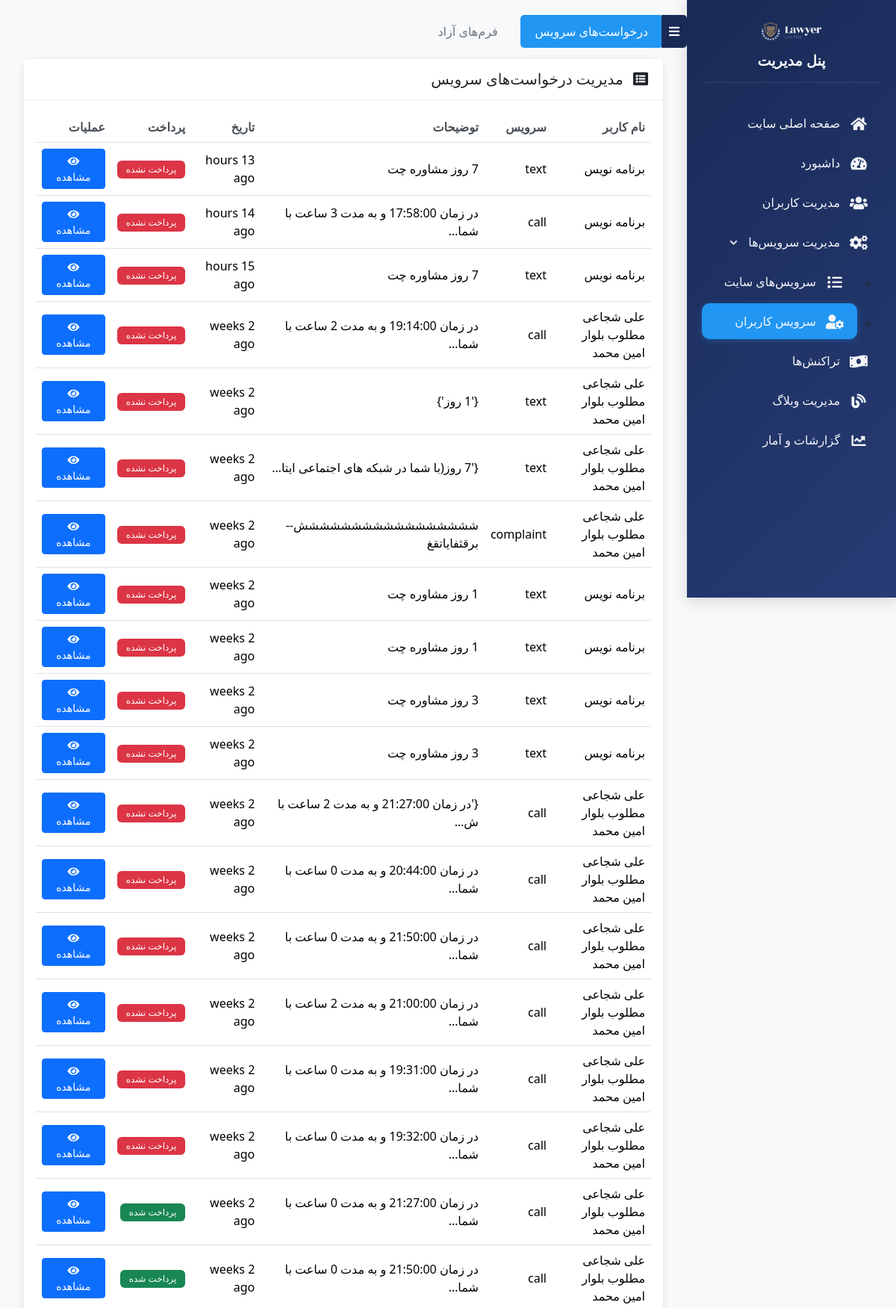
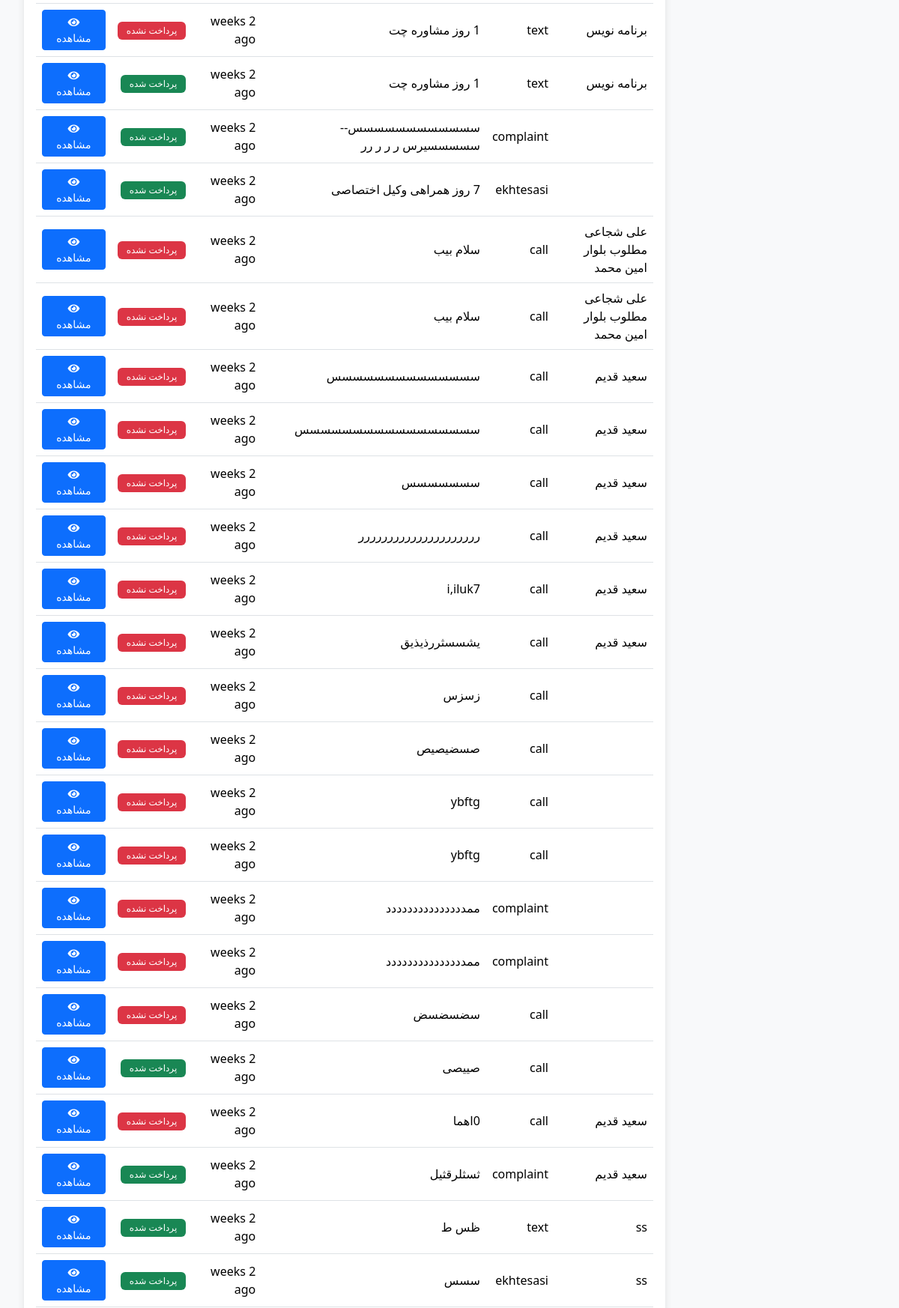
The page /adminpanel/admin-user-services/ (signed in, upper part) on the database its author committed (2 pictures, top to bottom).
### service/models.py (models this page shows)
class UserServiceRequest(models.Model):
    user = models.ForeignKey(Client, on_delete=models.CASCADE)
    service = models.ForeignKey(Service, on_delete=models.CASCADE)
    start_date = models.DateTimeField()
    end_date = models.DateTimeField()
    title = models.CharField(max_length=500,null=True,blank=True)
    description = models.TextField(null=True, blank=True)
    is_active = models.BooleanField(default=True)
    is_accepted = models.BooleanField(default=False)
    is_paid = models.BooleanField(default=False)
    created_at = models.DateTimeField(default=timezone.now)
    attachment = models.FileField(upload_to='service_attachments/', null=True, blank=True,
                                validators=[FileExtensionValidator(allowed_extensions=['jpg', 'jpeg', 'png', 'pdf', 'doc', 'docx','zip'])])  # حداکثر حجم 50 مگابایت

class Service(models.Model):
    SERVICE_CHOICES = [
        ('call', 'تماس تلفنی'),
        ('text', 'پیام متنی'),
        ('complaint', 'تنظیم شکایت'),
        ('ekhtesasi', 'اختصاصی'),
    ]
    name = models.CharField(max_length=20, choices=SERVICE_CHOICES)
    price = models.IntegerField()

### users/models.py (models this page shows)
class Client(AbstractUser):
    name = models.CharField(max_length=120, null=True, blank=True)
    username = models.CharField(max_length=11, unique=True)
    is_questioned = models.BooleanField(default=False)
    otp = models.IntegerField(null=True, blank=True)
    timestamp = models.DateTimeField(default=now)
    USERNAME_FIELD = 'username'
    REQUIRED_FIELDS = []

### users/admin/admin_panel.py (the view)
# urls.py: path('admin-user-services/', admin_user_services, name='admin_user_services'),
@login_required
@user_passes_test(is_admin)
def admin_user_services(request):
    user_services = UserServiceRequest.objects.all().order_by('-created_at')
    free_form_requests = FreeForm.objects.all().order_by('-created_at')
    context = {
        'user_services': user_services,
        'free_form_requests': free_form_requests,
    }
    return render(request, 'users/admin_user_services.html', context)

### users/admin/admin_panel.py (called while the page is built)
def is_admin(user):
    return user.is_superuser or user.is_staff

### users/templates/users/admin_user_services.html (shortened to what this page needs)
{% load humanize static %}
<!DOCTYPE html>
<html lang="fa" dir="rtl">
<head>
    <link href="https://cdn.jsdelivr.net/npm/bootstrap@5.3.3/dist/css/bootstrap.rtl.min.css" rel="stylesheet">
    <link rel="stylesheet" href="https://cdnjs.cloudflare.com/ajax/libs/font-awesome/5.15.4/css/all.min.css">
</head>
<body>
    <div class="container-fluid">
        <div class="main-layout">
            {% include 'users/admin_sidebar.html' %}
            <div class="main-content">
                <ul class="nav nav-tabs mb-3" id="requestTabs" role="tablist">
                    <li class="nav-item" role="presentation">
                        <button class="nav-link active" id="services-tab" data-bs-toggle="tab"
                            data-bs-target="#services" type="button" role="tab">درخواست‌های سرویس</button>
                    </li>
                    <li class="nav-item" role="presentation">
                        <button class="nav-link" id="forms-tab" data-bs-toggle="tab" data-bs-target="#forms"
                            type="button" role="tab">فرم‌های آزاد</button>
                    </li>
                </ul>
                <div class="tab-content" id="requestTabsContent">
                    <div class="tab-pane fade show active" id="services" role="tabpanel">
                        <div class="card">
                            <div class="card-header">
                                <h5 class="mb-0">
                                    <i class="fas fa-list-alt me-2"></i>
                                    مدیریت درخواست‌های سرویس
                                </h5>
                            </div>
                            <div class="card-body">
                                <div class="table-responsive">
                                    <table class="table align-middle">
                                        <thead>
                                            <tr>
                                                <th>نام کاربر</th>
                                                <th>سرویس</th>
                                                <th class="d-none d-md-table-cell">توضیحات</th>
                                                <th>تاریخ</th>
                                                <th>پرداخت</th>
                                                <th>عملیات</th>
                                            </tr>
                                        </thead>
                                        <tbody>
                                            {% for service in user_services %}
                                            <tr>
                                                <td>{{ service.user.get_full_name }}</td>
                                                <td>{{ service.service.name }}</td>
                                                <td class="d-none d-md-table-cell">{{ service.description|truncatechars:40 }}</td>
                                                <td>{{ service.created_at|naturaltime }}</td>
                                                <td>
                                                    {% if service.is_paid %}
                                                    <span class="badge bg-success">پرداخت شده</span>
                                                    {% else %}
                                                    <span class="badge bg-danger">پرداخت نشده</span>
                                                    {% endif %}
                                                </td>
                                                <td>
                                                    <button class="btn btn-sm btn-primary" data-bs-toggle="modal"
                                                        data-bs-target="#serviceModal{{ service.id }}">
                                                        <i class="fas fa-eye"></i>
                                                        <span class="d-none d-md-inline"> مشاهده</span>
                                                    </button>
                                                </td>
                                            </tr>
                                            {% endfor %}
                                        </tbody>
                                    </table>
                                </div>
                            </div>
                        </div>
                    </div>
                </div>
            </div>
        </div>
</body>
</html>

### users/templates/users/admin_user_services.html (style rules this page uses)
body { background-color: #f8f9fa; min-height: 100vh; margin: 0; padding: 0; }
.main-content { margin-right: 280px; padding: 2rem; min-height: 100vh; transition: margin-right 0.3s ease; }
.card { border: none; border-radius: 10px; box-shadow: 0 2px 10px rgba(0, 0, 0, 0.1); margin-bottom: 20px; }
.card-header { background-color: #fff; border-bottom: 1px solid #eee; padding: 15px 20px; border-radius: 10px 10px 0 0; }
.nav-tabs { border: none; margin-bottom: 20px; }
.nav-tabs .nav-link { border: none; color: #6c757d; padding: 10px 20px; border-radius: 5px; margin-left: 10px; transition: all 0.3s ease; }
.nav-tabs .nav-link.active { color: #fff; background-color: #2196f3; }
.table { margin-bottom: 0; }
.table th { border-top: none; font-weight: 600; color: #495057; }
.btn-sm { padding: 5px 15px; font-size: 0.875rem; }

### users/templates/users/admin_sidebar.html (style rules this page uses)
:root { --sidebar-width: 280px; --sidebar-collapsed-width: 70px; }
.main-content { margin-right: var(--sidebar-width); padding: 20px; transition: margin-right 0.3s ease; }

### rows shown on the page
UserServiceRequest: user.get_full_name "برنامه نویس", service.name "text", description "7 روز مشاوره چت", created_at "13 hours ago", is_paid "پرداخت نشده"
UserServiceRequest: user.get_full_name "برنامه نویس", service.name "call", description "در زمان 17:58:00 و به مدت 3 ساعت با شما…", created_at "14 hours ago", is_paid "پرداخت نشده"
UserServiceRequest: user.get_full_name "برنامه نویس", service.name "text", description "7 روز مشاوره چت", created_at "15 hours ago", is_paid "پرداخت نشده"
UserServiceRequest: user.get_full_name "علی شجاعی مطلوب بلوار امین محمد", service.name "call", description "در زمان 19:14:00 و به مدت 2 ساعت با شما…", created_at "2 weeks ago", is_paid "پرداخت نشده"
UserServiceRequest: user.get_full_name "علی شجاعی مطلوب بلوار امین محمد", service.name "text", description "{'1 روز'}", created_at "2 weeks ago", is_paid "پرداخت نشده"
UserServiceRequest: user.get_full_name "علی شجاعی مطلوب بلوار امین محمد", service.name "text", description "{'7 روز(با شما در شبکه های اجتماعی ایتا…", created_at "2 weeks ago", is_paid "پرداخت نشده"
UserServiceRequest: user.get_full_name "علی شجاعی مطلوب بلوار امین محمد", service.name "complaint", description "ششششششششششششششششش--برقثفایاتقغ", created_at "2 weeks ago", is_paid "پرداخت نشده"
UserServiceRequest: user.get_full_name "برنامه نویس", service.name "text", description "1 روز مشاوره چت", created_at "2 weeks ago", is_paid "پرداخت نشده"
UserServiceRequest: user.get_full_name "برنامه نویس", service.name "text", description "1 روز مشاوره چت", created_at "2 weeks ago", is_paid "پرداخت نشده"
UserServiceRequest: user.get_full_name "برنامه نویس", service.name "text", description "3 روز مشاوره چت", created_at "2 weeks ago", is_paid "پرداخت نشده"
UserServiceRequest: user.get_full_name "برنامه نویس", service.name "text", description "3 روز مشاوره چت", created_at "2 weeks ago", is_paid "پرداخت نشده"
UserServiceRequest: user.get_full_name "علی شجاعی مطلوب بلوار امین محمد", service.name "call", description "{'در زمان 21:27:00 و به مدت 2 ساعت با ش…", created_at "2 weeks ago", is_paid "پرداخت نشده"
UserServiceRequest: user.get_full_name "علی شجاعی مطلوب بلوار امین محمد", service.name "call", description "در زمان 20:44:00 و به مدت 0 ساعت با شما…", created_at "2 weeks ago", is_paid "پرداخت نشده"
UserServiceRequest: user.get_full_name "علی شجاعی مطلوب بلوار امین محمد", service.name "call", description "در زمان 21:50:00 و به مدت 0 ساعت با شما…", created_at "2 weeks ago", is_paid "پرداخت نشده"
UserServiceRequest: user.get_full_name "علی شجاعی مطلوب بلوار امین محمد", service.name "call", description "در زمان 21:00:00 و به مدت 2 ساعت با شما…", created_at "2 weeks ago", is_paid "پرداخت نشده"
UserServiceRequest: user.get_full_name "علی شجاعی مطلوب بلوار امین محمد", service.name "call", description "در زمان 19:31:00 و به مدت 0 ساعت با شما…", created_at "2 weeks ago", is_paid "پرداخت نشده"
UserServiceRequest: user.get_full_name "علی شجاعی مطلوب بلوار امین محمد", service.name "call", description "در زمان 19:32:00 و به مدت 0 ساعت با شما…", created_at "2 weeks ago", is_paid "پرداخت نشده"
UserServiceRequest: user.get_full_name "علی شجاعی مطلوب بلوار امین محمد", service.name "call", description "در زمان 21:27:00 و به مدت 0 ساعت با شما…", created_at "2 weeks ago", is_paid "پرداخت شده"
UserServiceRequest: user.get_full_name "علی شجاعی مطلوب بلوار امین محمد", service.name "call", description "در زمان 21:50:00 و به مدت 0 ساعت با شما…", created_at "2 weeks ago", is_paid "پرداخت شده"
UserServiceRequest: user.get_full_name "برنامه نویس", service.name "text", description "1 روز مشاوره چت", created_at "2 weeks ago", is_paid "پرداخت نشده"
UserServiceRequest: user.get_full_name "برنامه نویس", service.name "text", description "1 روز مشاوره چت", created_at "2 weeks ago", is_paid "پرداخت شده"
UserServiceRequest: service.name "complaint", description "سسسسسسسسسسسس--سسسسسیرس ر ر ر رر", created_at "2 weeks ago", is_paid "پرداخت شده"
UserServiceRequest: service.name "ekhtesasi", description "7 روز همراهی وکیل اختصاصی", created_at "2 weeks ago", is_paid "پرداخت شده"
UserServiceRequest: user.get_full_name "علی شجاعی مطلوب بلوار امین محمد", service.name "call", description "سلام بیب", created_at "2 weeks ago", is_paid "پرداخت نشده"
UserServiceRequest: user.get_full_name "علی شجاعی مطلوب بلوار امین محمد", service.name "call", description "سلام بیب", created_at "2 weeks ago", is_paid "پرداخت نشده"
UserServiceRequest: user.get_full_name "سعید قدیم", service.name "call", description "سسسسسسسسسسسسسس", created_at "2 weeks ago", is_paid "پرداخت نشده"
UserServiceRequest: user.get_full_name "سعید قدیم", service.name "call", description "سسسسسسسسسسسسسسسسس", created_at "2 weeks ago", is_paid "پرداخت نشده"
UserServiceRequest: user.get_full_name "سعید قدیم", service.name "call", description "سسسسسسس", created_at "2 weeks ago", is_paid "پرداخت نشده"
UserServiceRequest: user.get_full_name "سعید قدیم", service.name "call", description "ررررررررررررررررررررر", created_at "2 weeks ago", is_paid "پرداخت نشده"
UserServiceRequest: user.get_full_name "سعید قدیم", service.name "call", description "i,iluk7", created_at "2 weeks ago", is_paid "پرداخت نشده"
UserServiceRequest: user.get_full_name "سعید قدیم", service.name "call", description "یشسسثررذیذیق", created_at "2 weeks ago", is_paid "پرداخت نشده"
UserServiceRequest: service.name "call", description "زسزس", created_at "2 weeks ago", is_paid "پرداخت نشده"
UserServiceRequest: service.name "call", description "صسضیصیص", created_at "2 weeks ago", is_paid "پرداخت نشده"
UserServiceRequest: service.name "call", description "ybftg", created_at "2 weeks ago", is_paid "پرداخت نشده"
UserServiceRequest: service.name "call", description "ybftg", created_at "2 weeks ago", is_paid "پرداخت نشده"
UserServiceRequest: service.name "complaint", description "ممددددددددددددددد", created_at "2 weeks ago", is_paid "پرداخت نشده"
UserServiceRequest: service.name "complaint", description "ممددددددددددددددد", created_at "2 weeks ago", is_paid "پرداخت نشده"
UserServiceRequest: service.name "call", description "سضسضسض", created_at "2 weeks ago", is_paid "پرداخت نشده"
UserServiceRequest: service.name "call", description "صییصی", created_at "2 weeks ago", is_paid "پرداخت شده"
UserServiceRequest: user.get_full_name "سعید قدیم", service.name "call", description "0اهما", created_at "2 weeks ago", is_paid "پرداخت نشده"
UserServiceRequest: user.get_full_name "سعید قدیم", service.name "complaint", description "ثسثلرقثیل", created_at "2 weeks ago", is_paid "پرداخت شده"
UserServiceRequest: user.get_full_name "ss", service.name "text", description "ظس ط", created_at "2 weeks ago", is_paid "پرداخت شده"
UserServiceRequest: user.get_full_name "ss", service.name "ekhtesasi", description "سسس", created_at "2 weeks ago", is_paid "پرداخت شده"
